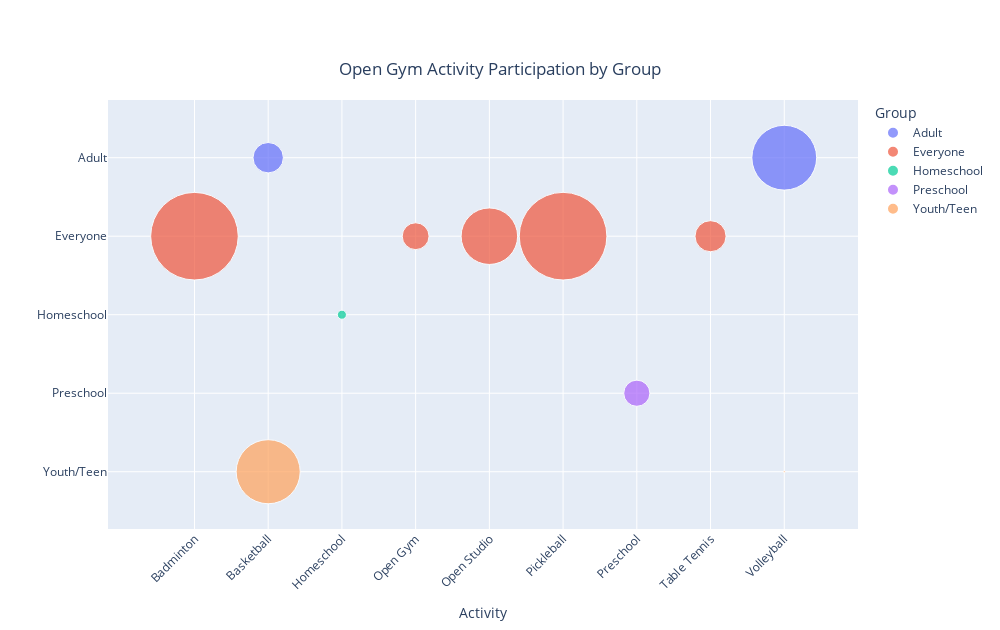

The notebook cell saved with this chart:
### Code cell
import pandas as pd
import matplotlib.pyplot as plt
import seaborn as sns
import numpy as np
import ipywidgets as widgets
from matplotlib import colors
from ipywidgets import interact, IntRangeSlider
import plotly.express as px

gym_df = pd.read_csv('open_gym.csv')
gym_df = gym_df[['open_gym_activity', 'group', 'total']]
gym_df.rename(columns={'group': 'Group'}, inplace=True)

aggregated_data = gym_df.groupby(['open_gym_activity', 'Group']).sum().reset_index()
pivot_df = aggregated_data.pivot_table(index='Group', columns='open_gym_activity', values='total', fill_value=0.0)


columns_order = ['Badminton', 'Basketball', 'Homeschool', 'Open Gym', 'Open Studio', 'Pickleball', 'Preschool', 'Table Tennis', 'Volleyball']
pivot_df = pivot_df.reindex(columns=columns_order)
pivot_df.reset_index(inplace=True)


df = pivot_df.melt(id_vars=['Group'], var_name='Activity', value_name='Participants')

fig = px.scatter(df, x="Activity", y="Group",
                 size="Participants", color="Group",
                 hover_name="Group", size_max= 62, title="Open Gym Activity Participation by Group",
                 width=1000, height= 630) 

fig.update_layout(xaxis_title="Activity", yaxis_title="")
fig.update_layout(xaxis=dict(tickangle= -45))
fig.update_layout(title=dict(x=0.5, y=0.9, xanchor='center', yanchor='top'))

fig.show()

### Figure 1 — Plotly figure (JSON) as saved in the notebook; plotly's stock layout.template omitted (floating-point values rounded to 4 significant figures)
{"data": [{"hovertemplate": "<b>%{hovertext}</b><br><br>Group=%{y}<br>Activity=%{x}<br>Participants=%{marker.size}<extra></extra>", "hovertext": ["Adult", "Adult", "Adult", "Adult", "Adult", "Adult", "Adult", "Adult", "Adult"], "legendgroup": "Adult", "marker": {"color": "#636efa", "size": [0, 5238, 0, 0, 0, 0, 0, 0, 23824], "sizemode": "area", "sizeref": 11.33, "symbol": "circle"}, "mode": "markers", "name": "Adult", "orientation": "v", "showlegend": true, "type": "scatter", "x": ["Badminton", "Basketball", "Homeschool", "Open Gym", "Open Studio", "Pickleball", "Preschool", "Table Tennis", "Volleyball"], "xaxis": "x", "y": ["Adult", "Adult", "Adult", "Adult", "Adult", "Adult", "Adult", "Adult", "Adult"], "yaxis": "y"}, {"hovertemplate": "<b>%{hovertext}</b><br><br>Group=%{y}<br>Activity=%{x}<br>Participants=%{marker.size}<extra></extra>", "hovertext": ["Everyone", "Everyone", "Everyone", "Everyone", "Everyone", "Everyone", "Everyone", "Everyone", "Everyone"], "legendgroup": "Everyone", "marker": {"color": "#EF553B", "size": [43479, 0, 0, 4082, 18098, 43565, 0, 5479, 0], "sizemode": "area", "sizeref": 11.33, "symbol": "circle"}, "mode": "markers", "name": "Everyone", "orientation": "v", "showlegend": true, "type": "scatter", "x": ["Badminton", "Basketball", "Homeschool", "Open Gym", "Open Studio", "Pickleball", "Preschool", "Table Tennis", "Volleyball"], "xaxis": "x", "y": ["Everyone", "Everyone", "Everyone", "Everyone", "Everyone", "Everyone", "Everyone", "Everyone", "Everyone"], "yaxis": "y"}, {"hovertemplate": "<b>%{hovertext}</b><br><br>Group=%{y}<br>Activity=%{x}<br>Participants=%{marker.size}<extra></extra>", "hovertext": ["Homeschool", "Homeschool", "Homeschool", "Homeschool", "Homeschool", "Homeschool", "Homeschool", "Homeschool", "Homeschool"], "legendgroup": "Homeschool", "marker": {"color": "#00cc96", "size": [0, 0, 465, 0, 0, 0, 0, 0, 0], "sizemode": "area", "sizeref": 11.33, "symbol": "circle"}, "mode": "markers", "name": "Homeschool", "orientation": "v", "showlegend": true, "type": "scatter", "x": ["Badminton", "Basketball", "Homeschool", "Open Gym", "Open Studio", "Pickleball", "Preschool", "Table Tennis", "Volleyball"], "xaxis": "x", "y": ["Homeschool", "Homeschool", "Homeschool", "Homeschool", "Homeschool", "Homeschool", "Homeschool", "Homeschool", "Homeschool"], "yaxis": "y"}, {"hovertemplate": "<b>%{hovertext}</b><br><br>Group=%{y}<br>Activity=%{x}<br>Participants=%{marker.size}<extra></extra>", "hovertext": ["Preschool", "Preschool", "Preschool", "Preschool", "Preschool", "Preschool", "Preschool", "Preschool", "Preschool"], "legendgroup": "Preschool", "marker": {"color": "#ab63fa", "size": [0, 0, 0, 0, 0, 0, 3884, 0, 0], "sizemode": "area", "sizeref": 11.33, "symbol": "circle"}, "mode": "markers", "name": "Preschool", "orientation": "v", "showlegend": true, "type": "scatter", "x": ["Badminton", "Basketball", "Homeschool", "Open Gym", "Open Studio", "Pickleball", "Preschool", "Table Tennis", "Volleyball"], "xaxis": "x", "y": ["Preschool", "Preschool", "Preschool", "Preschool", "Preschool", "Preschool", "Preschool", "Preschool", "Preschool"], "yaxis": "y"}, {"hovertemplate": "<b>%{hovertext}</b><br><br>Group=%{y}<br>Activity=%{x}<br>Participants=%{marker.size}<extra></extra>", "hovertext": ["Youth/Teen", "Youth/Teen", "Youth/Teen", "Youth/Teen", "Youth/Teen", "Youth/Teen", "Youth/Teen", "Youth/Teen", "Youth/Teen"], "legendgroup": "Youth/Teen", "marker": {"color": "#FFA15A", "size": [0, 23267, 0, 0, 0, 0, 0, 0, 23], "sizemode": "area", "sizeref": 11.33, "symbol": "circle"}, "mode": "markers", "name": "Youth/Teen", "orientation": "v", "showlegend": true, "type": "scatter", "x": ["Badminton", "Basketball", "Homeschool", "Open Gym", "Open Studio", "Pickleball", "Preschool", "Table Tennis", "Volleyball"], "xaxis": "x", "y": ["Youth/Teen", "Youth/Teen", "Youth/Teen", "Youth/Teen", "Youth/Teen", "Youth/Teen", "Youth/Teen", "Youth/Teen", "Youth/Teen"], "yaxis": "y"}], "layout": {"height": 630, "legend": {"itemsizing": "constant", "title": {"text": "Group"}, "tracegroupgap": 0}, "title": {"text": "Open Gym Activity Participation by Group", "x": 0.5, "xanchor": "center", "y": 0.9, "yanchor": "top"}, "width": 1000, "xaxis": {"anchor": "y", "domain": [0, 1], "tickangle": -45, "title": {"text": "Activity"}}, "yaxis": {"anchor": "x", "categoryarray": ["Youth/Teen", "Preschool", "Homeschool", "Everyone", "Adult"], "categoryorder": "array", "domain": [0, 1], "title": {"text": ""}}}}
